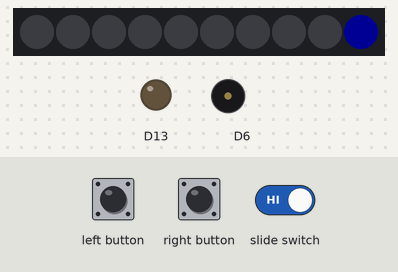
The sketch below on a simulated Adafruit Circuit Playground Express. Shown: 10 RGB LEDs in strip order, left to right, output pins drawn as LEDs (lit = HIGH), buzzer (waves = sounding). The test bench sets the inputs (shaded band). Dim RGB values are drawn brighter than linear; random numbers use the default seed unless the sketch sets one; what the sketch prints to the serial monitor is not drawn.

Above: at 0.9 s.
2.3 s: left button pressed for 1 s
At 4.7 s:
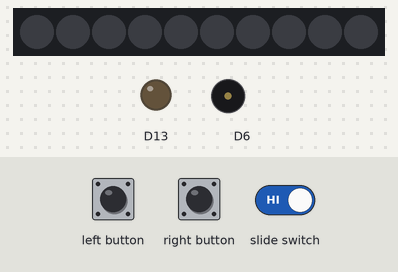
4.8 s: right button pressed for 1 s
At 5.65 s:
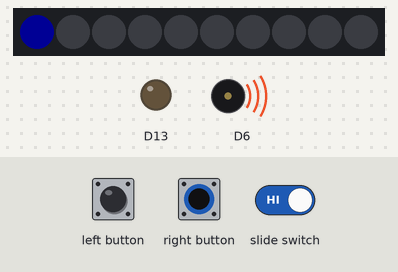
7.3 s: left button pressed for 0.15 s
At 8.6 s:
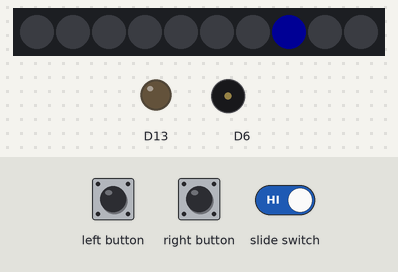
Timing chart, 0 to 10.3 s (numbered marks = the images above; inputs shaded):
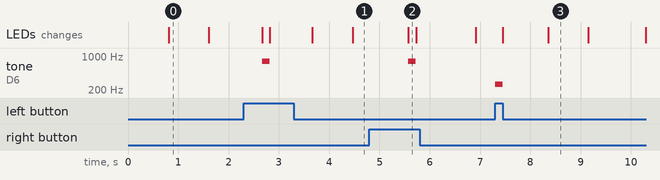

Measured:
- after the input at 2.3 s, tone on D6: silent → 783 Hz after 0.37 s, → silent 0.15 s later
- after the input at 4.8 s, tone on D6: silent → 783 Hz after 0.78 s, → silent 0.15 s later
- after the input at 7.3 s, tone on D6: silent → 261 Hz at once, → silent 0.15 s later
- what the display in image 0 shows lasts 0.8 s, from 0.8 s to 1.6 s

The sketch:

whack_a_mole.ino
```cpp
#include <Adafruit_CircuitPlayground.h>

const int switchPin = 7;

const uint32_t redcolor = 0xFF0000; // Left button color (red)
const uint32_t bluecolor = 0x0000FF; // Right button color (blue)

volatile bool intFlag1 = 0; // For switch
volatile bool intFlag2 = 0; // For left Button
volatile bool intFlag3 = 0; // For right Button

int score = 0;//score max 10
int roundNum = 0;//Number of rounds up to 10

const int lightDuration = 800; // Length of time ligh appears each time (0.8 seconds)

int activeLED = -1;
int activeColor = 0;

bool gameActive = false;
unsigned long lightStartTime = 0;

// Sound setup
float sound;
float midi[127];
int A_four = 440;

int c_major[8] = {60, 62, 64, 65, 67, 69, 71, 72};
int c_minor[8] = {60, 62, 63, 65, 67, 68, 70, 72};

int lowtone[1][2] = {
    {60, 150},
};

int hightone[1][2] = {
    {79, 150},
};

//setup
void setup() {
  Serial.begin(9600);
  CircuitPlayground.begin();
  generateMIDI();
  pinMode(switchPin, INPUT_PULLUP);

  attachInterrupt(digitalPinToInterrupt(switchPin), actual_switch, CHANGE);

  CircuitPlayground.clearPixels();
  nextRound();
}

void loop() {
  score = constrain(score, 0, 10);

  static bool prevLeft = false;
  static bool prevRight = false;

  bool currLeft = CircuitPlayground.leftButton();
  bool currRight = CircuitPlayground.rightButton();

  if (currLeft && !prevLeft) {
    intFlag2 = 1;
  }
  if (currRight && !prevRight) {
    intFlag3 = 1;
  }

  prevLeft = currLeft;
  prevRight = currRight;

  //Serial.print("isAnyLightOn: ");
  //Serial.println(isAnyLightOn());
  //Serial.print("intFlag2: ");
  //Serial.println(intFlag2);
  //Serial.print("intFlag3: ");
  //Serial.println(intFlag3);
  Serial.print("activeColor: ");
  Serial.println(activeColor);
  if (intFlag2) Serial.println("Left button detected");
  if (intFlag3) Serial.println("Right button detected");

  //if (isAnyLightOn() == false && roundNum < 10) {// button clicked when light is not on
    //if (intFlag2 || intFlag3) {
      //score--;
      //for(int i = 0; i < sizeof(lowtone) / sizeof(lowtone[1]); i++) // Calculate how many rows are in the array using: sizeof(song) / sizeof(song[0])
      //{
      //CircuitPlayground.playTone(midi[lowtone[i][0]], lowtone[i][1]);
      //}
      //Serial.print("Wrong Timing Score: ");
      //Serial.println(score);
      //intFlag2 = 0;
      //intFlag3 = 0;
    //}
  //}

  if (roundNum < 10 && isAnyLightOn()) {
    // Correct Presses
    if (intFlag3 && activeColor != 0) { // Right button, blue light
      score++;
      for(int i = 0; i < sizeof(hightone) / sizeof(hightone[1]); i++) // Calculate how many rows are in the array using: sizeof(song) / sizeof(song[0])
      {
      Serial.print("Playing tone: ");
      CircuitPlayground.playTone(midi[hightone[i][0]], hightone[i][1]);
      }
      Serial.print("Correct! Score: ");
      Serial.println(score);
      intFlag2 = 0;
      intFlag3 = 0;
      roundNum++;
      nextRound();
    }
    if (intFlag2 && activeColor == 0) { // Left button, red light
      score++;
      for(int i = 0; i < sizeof(hightone) / sizeof(hightone[1]); i++) // Calculate how many rows are in the array using: sizeof(song) / sizeof(song[0])
      {
      Serial.print("Playing tone: ");
      CircuitPlayground.playTone(midi[hightone[i][0]], hightone[i][1]);
      }
      Serial.print("Correct! Score: ");
      Serial.println(score);
      intFlag2 = 0;
      intFlag3 = 0;
      roundNum++;
      nextRound();
    }

    // Incorrect Presses
    if (intFlag3 && activeColor == 0) { // Right button, red light
      score--;
      for(int i = 0; i < sizeof(lowtone) / sizeof(lowtone[1]); i++) // Calculate how many rows are in the array using: sizeof(song) / sizeof(song[0])
      {
      Serial.print("Playing tone: ");
      CircuitPlayground.playTone(midi[lowtone[i][0]], lowtone[i][1]);
      }
      Serial.print("Incorrect! Score: ");
      Serial.println(score);
      intFlag2 = 0;
      intFlag3 = 0;
      roundNum++;
      nextRound();
    }
    if (intFlag2 && activeColor != 0) { // Left button, blue light
      score--;
      for(int i = 0; i < sizeof(lowtone) / sizeof(lowtone[1]); i++) // Calculate how many rows are in the array using: sizeof(song) / sizeof(song[0])
      {
      Serial.print("Playing tone: ");
      CircuitPlayground.playTone(midi[lowtone[i][0]], lowtone[i][1]);
      }
      Serial.print("Incorrect! Score: ");
      Serial.println(score);
      intFlag2 = 0;
      intFlag3 = 0;
      roundNum++;
      nextRound();
    }
  }

  // Time's up without press
  if (millis() - lightStartTime > lightDuration && isAnyLightOn()) {
    CircuitPlayground.clearPixels();
    activeLED = -1;
    roundNum++;

    if (roundNum < 10) {
      nextRound();
    }
  }

  // End game condition
  if (roundNum >= 10) {
    score = constrain(score, 0, 10);
    CircuitPlayground.clearPixels();

    for (int i = 0; i < score; i++) {
      CircuitPlayground.setPixelColor(i, 0x00FF00); // Show score in green
    }
    CircuitPlayground.strip.show();

    CircuitPlayground.strip.show(); // REQUIRED to show pixels
    Serial.print("Final Score: ");
    Serial.println(score);
    Serial.println("Flip the switch to play again.");

    roundNum++;
  }

  // Handle reset switch
  if (intFlag1) {
    score = 0;
    roundNum = 0;
    CircuitPlayground.clearPixels();
    Serial.println("Game Reset!");
    delay(300);
    nextRound();
    intFlag1 = 0;
  }
}

// Generates MIDI note frequencies
void generateMIDI() {
  for (int x = 0; x < 127; ++x) {
    midi[x] = (A_four / 32.0) * pow(2.0, ((x - 9.0) / 12.0));
  }
}

// Show a new random light
void nextRound() {
  CircuitPlayground.clearPixels();
  delay(random(800, 1500));

  activeLED = random(0, 10);
  activeColor = random(0, 2); // 0 = red, 1 = blue

  CircuitPlayground.setPixelColor(
    activeLED,
    activeColor == 0 ? redcolor : bluecolor
  );
  CircuitPlayground.strip.show();
  lightStartTime = millis(); //Light begins after this milliseconds after board started
}

// Check if any LED is on
bool isAnyLightOn() {
  for (int i = 0; i < 10; i++) {
    if (CircuitPlayground.strip.getPixelColor(i) != 0x000000) { //When any light is on
      return true;
    }
  }
  return false;
}

// Interrupt for switch
void actual_switch() {
  intFlag1 = 1;
}
```
